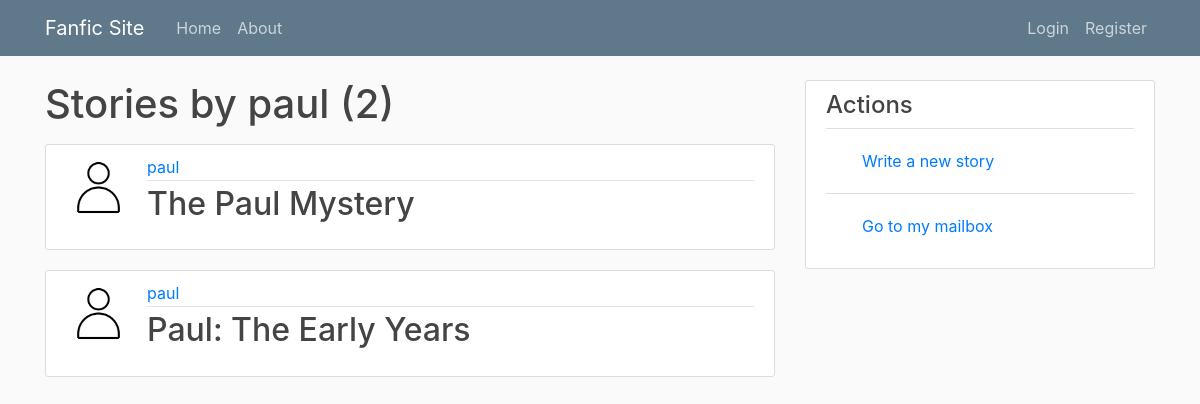
The page /user/paul on the database its author committed.
### stories/models.py (models this page shows, shortened)
class Story(models.Model):
    STATUS_CHOICES = [
        ('draft', 'Draft (private)'),
        ('published', 'Published'),
    ]
    title = models.CharField(max_length=100)
    author = models.ForeignKey(User, on_delete=models.CASCADE, related_name='stories')
    summary = models.TextField(max_length=500)
    fandom = models.CharField(max_length=100)
    genre = models.ForeignKey(Genre, on_delete=models.SET_NULL, null=True, related_name='stories')
    rating = models.CharField(max_length=30)
    status = models.CharField(
        max_length=20,
        choices=STATUS_CHOICES,
        default='draft'
    )
    date_published = models.DateTimeField(default=timezone.now)
    cover_image = models.ImageField(upload_to='covers/', blank=True, null=True)

### users/models.py (models this page shows, shortened)
class Profile(models.Model):
    user = models.OneToOneField(User, on_delete=models.CASCADE)
    image = models.ImageField(default='default.png', upload_to='profile_pics')

### stories/views.py (the view)
# urls.py: path('user/<str:username>', UserStoryListView.as_view(), name='user-stories'),
class UserStoryListView(ListView):
    model = Story
    template_name = 'stories/user_stories.html'
    context_object_name = 'stories'
    paginate_by = 4
    def get_queryset(self):
        user = get_object_or_404(User, username=self.kwargs.get('username'))
        if self.request.user == user:
            return user.stories.all().order_by('-date_published')
        else:
            return user.stories.filter(status='published').order_by('-date_published')

### stories/templates/stories/user_stories.html (shortened to what this page needs)
{% extends "stories/base.html" %}
{% block content %}
    <h1 class='mb-3'>
    Stories by {{ view.kwargs.username }} ({{ page_obj.paginator.count }})
    </h1>
    {% for story in stories %}
    <article class="media content-section">
        <img
        class='rounded-circle article-img'
        src='{{ story.author.profile.image.url }}'
        alt='User profile image'>
        <div class="media-body">
        <div class="article-metadata">
            <a class="mr-2" href="{% url 'user-stories' story.author.username %}">
            {{ story.author }}
            </a>
        </div>
        <h2>
            <a class="article-title" href="{% url 'story-detail' story.id %}">
            {{ story.title }}
            </a>
        </h2>
        </div>
    </article>
    {% endfor %}
{% endblock content %}

### stories/static/stories/main.css (style rules this page uses)
body { background: #fafafa; color: #333333; margin-top: 5rem; }
h1, h2, h3, h4, h5, h6 { color: #444444; }
.content-section { background: #ffffff; padding: 10px 20px; border: 1px solid #dddddd; border-radius: 3px; margin-bottom: 20px; }
.article-title { color: #444444; }
.article-img { height: 65px; width: 65px; margin-right: 16px; }
.article-metadata { padding-bottom: 1px; margin-bottom: 4px; border-bottom: 1px solid #e3e3e3 }

### rows shown on the page
Story: author.profile.image (placeholder picture), author "paul", title "The Paul Mystery"
Story: author.profile.image (placeholder picture), author "paul", title "Paul: The Early Years"

### other values the page prints
{{ view.kwargs.username }} "paul"
{{ page_obj.paginator.count }} "2"
